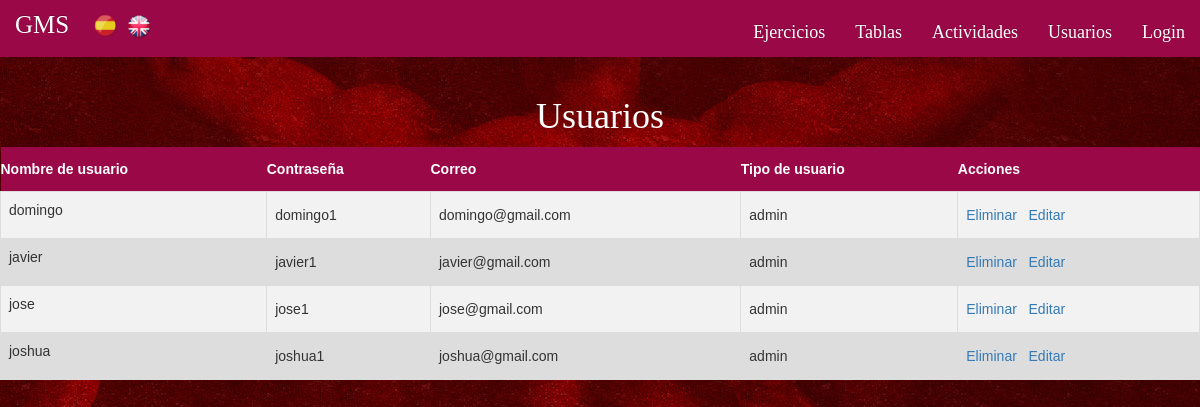
Screenshot of /index.php?controller=users&action=index with the database file from the repository.
### tables this page shows
CREATE TABLE IF NOT EXISTS `Usuario` (
  `nombreusuario` VARCHAR(45) NOT NULL,
  `contraseña` VARCHAR(45) NULL,
  `correo` VARCHAR(45) NULL,
  `tipousuario` VARCHAR(15) NULL,
  PRIMARY KEY (`nombreusuario`));

### core/ViewManager.php (called while the page is built, shortened)
<?php
class ViewManager {
	private $variables = array();
	public function setVariable($varname, $value, $flash=false) {
		$this->variables[$varname] = $value;
	}
	public function getVariable($varname, $default=NULL) {
		if (!isset($this->variables[$varname])) {
			return $default;
		}
		return $this->variables[$varname];
	}
	public function render($controller, $viewname) {
		include(__DIR__."/../view/$controller/$viewname.php");
	}
	private static $viewmanager_singleton = NULL;
	public static function getInstance() {
		if (self::$viewmanager_singleton == null) {
			self::$viewmanager_singleton = new ViewManager();
		}
		return self::$viewmanager_singleton;
	}
}

### controller/UsersController.php (called while the page is built, shortened)
<?php
require_once(__DIR__."/../core/ViewManager.php");
require_once(__DIR__."/../core/I18n.php");
require_once(__DIR__."/../model/User.php");
require_once(__DIR__."/../model/UserMapper.php");
class UsersController extends BaseController {
	private $userMapper;
	public function __construct() {
		$this->userMapper = new UserMapper();
	}
	public function index() {
		$user = $this->userMapper->findAll();
		$this->view->setVariable("users", $user);
		$this->view->render("users", "index");
	}
}

### index.php (called while the page is built, shortened)
<?php
function run() {
	try {
		$controller = loadController($_GET["controller"]);
		$actionName = $_GET["action"];
		$controller->$actionName();
	} catch(Exception $ex) {
		die("An exception occured!!!!!".$ex->getMessage());
	}
}
function loadController($controllerName) {
	return new $controllerClassName();
}
run();
?>

### view/messages/messages_es.php (called while the page is built)
<?php
$i18n_messages = array()
?>

### core/I18n.php (called while the page is built, shortened)
<?php
class I18n {
	private $messages;
	public function setLanguage($language) {
		$this->messages = $i18n_messages;
	}
	public function i18n($key) {
		if (isset($this->messages[$key])){
			return $this->messages[$key];
		}else{
			return $key;
		}
	}
	private static $i18n_singleton = null;
	public static function getInstance() {
		if (self::$i18n_singleton == NULL) {
			self::$i18n_singleton = new I18n();
		}
		return self::$i18n_singleton;
	}
}
function i18n($key) {
	return I18n::getInstance()->i18n($key);
}

### model/User.php (called while the page is built, shortened)
<?php
class User {
	private $nombreusuario;
	private $contraseña;
	private $correo;
	private $tipousuario;
	public function __construct($nombreusuario=NULL, $contraseña=NULL, $correo=NULL, $tipousuario=NULL) {
		$this->nombreusuario = $nombreusuario;
		$this->contraseña = $contraseña;
		$this->correo = $correo;
		$this->tipousuario = $tipousuario;
	}
	public function getUsername() {
		return $this->nombreusuario;
	}
	public function getPassword() {
		return $this->contraseña;
	}
	public function getMail() {
		return $this->correo;
	}
	public function getUserType() {
		return $this->tipousuario;
	}
}

### model/UserMapper.php (called while the page is built, shortened)
<?php
require_once(__DIR__."/../core/PDOConnection.php");
require_once(__DIR__."/../model/User.php");
class UserMapper {
	private $db;
	public function __construct() {
		$this->db = PDOConnection::getInstance();
	}
	public function findAll() {
			$stmt = $this->db->query("SELECT * FROM usuario");
			$users_db = $stmt->fetchAll(PDO::FETCH_ASSOC);
			$users = array();
			foreach ($users_db as $user) {
				array_push($users, new User($user["nombreusuario"],$user["contraseña"], $user["correo"], $user["tipousuario"]));
			}
			return $users;
		}
}

### core/PDOConnection.php (called while the page is built)
<?php
class PDOConnection {
	private static $dbhost = "127.0.0.1";
	private static $dbname = "gymgms";
	private static $dbuser = "gymuser";
	private static $dbpass = "gympass";
	private static $db_singleton = null;
	public static function getInstance() {
		if (self::$db_singleton == null) {
			self::$db_singleton = new PDO(
			"mysql:host=".self::$dbhost.";dbname=".self::$dbname.";charset=utf8",
			self::$dbuser,
			self::$dbpass,
			array(
				PDO::ATTR_EMULATE_PREPARES => false,
				PDO::ATTR_ERRMODE => PDO::ERRMODE_EXCEPTION
			)
		);
	}
	return self::$db_singleton;
}
}
?>

### view/users/index.php (the view, shortened to what this page needs)
<?php
require_once(__DIR__."/../../core/ViewManager.php");
$view = ViewManager::getInstance();
$users = $view->getVariable("users");
?><h1><?=i18n("Usuarios")?></h1>
<table class='tablas'>
	<tr>
		<th><?= i18n("Nombre de usuario")?></th><th><?= i18n("Contraseña")?></th><th><?= i18n("Correo")?></th><th><?= i18n("Tipo de usuario")?></th><th><?= i18n("Acciones")?></th>
</tr>
	<?php foreach ($users as $user): ?>
		<tr>
			<td>
				<p href="index.php?controller=users&amp;action=view&amp;nombreusuario=<?= $user->getUsername() ?>"><?= htmlentities($user->getUsername()) ?></p>
			</td>
			<td>
				<?= $user->getPassword() ?>
			</td>
			<td>
				<?= $user->getMail() ?>
			</td>
			<td>
				<?= $user->getUserType() ?>
			</td>
			<td>
				<form
				method="POST"
				action="index.php?controller=users&amp;action=delete"
				id="delete_usuario_<?= $user->getUsername(); ?>"
				style="display: inline"
				>
				<a href="#"
				onclick="
				if (confirm('<?= i18n("estas seguro?")?>')) {
					document.getElementById('delete_usuario_<?= $user->getUsername() ?>').submit()
				}"
				><?= i18n("Eliminar") ?></a>
			</form>
			<a href="index.php?controller=users&amp;action=edit&amp;nombreusuario=<?= $user->getUsername() ?>"><?= i18n("Editar") ?></a>
	</td>
</tr>
<?php endforeach; ?>
</table>

### css/style.css (style rules this page uses)
body, header { font-family: 'Raleway'; overflow: auto; }
.body-index { background-image: url("fondorojo.jpg"); background-position: top center; background-repeat: no-repeat; }
h1, h3 { color: white; text-align: center; }
.tablas { font-family: "Trebuchet MS", Arial, Helvetica, sans-serif; border-collapse: collapse; width: 100%; }
.tablas td, #tablas th { border: 1px solid #ddd; padding: 8px; }
.tablas tr:nth-child(even) { background-color: #f2f2f2; }
.tablas tr { background-color: #ddd; }
.tablas th { padding-top: 12px; padding-bottom: 12px; text-align: left; background-color: #9B0847; color: white; }

### rows the page displays
usuario: nombreusuario "domingo", contraseña "domingo1", correo "domingo@gmail.com", tipousuario "admin"
usuario: nombreusuario "javier", contraseña "javier1", correo "javier@gmail.com", tipousuario "admin"
usuario: nombreusuario "jose", contraseña "jose1", correo "jose@gmail.com", tipousuario "admin"
usuario: nombreusuario "joshua", contraseña "joshua1", correo "joshua@gmail.com", tipousuario "admin"

### other values shown
i18n("Ejercicios") "Ejercicios"
i18n("Tablas") "Tablas"
i18n("Actividades") "Actividades"
i18n("Usuarios") "Usuarios"
i18n("Login") "Login"
i18n("Nombre de usuario") "Nombre de usuario"
i18n("Contraseña") "Contraseña"
i18n("Correo") "Correo"
i18n("Tipo de usuario") "Tipo de usuario"
i18n("Acciones") "Acciones"
